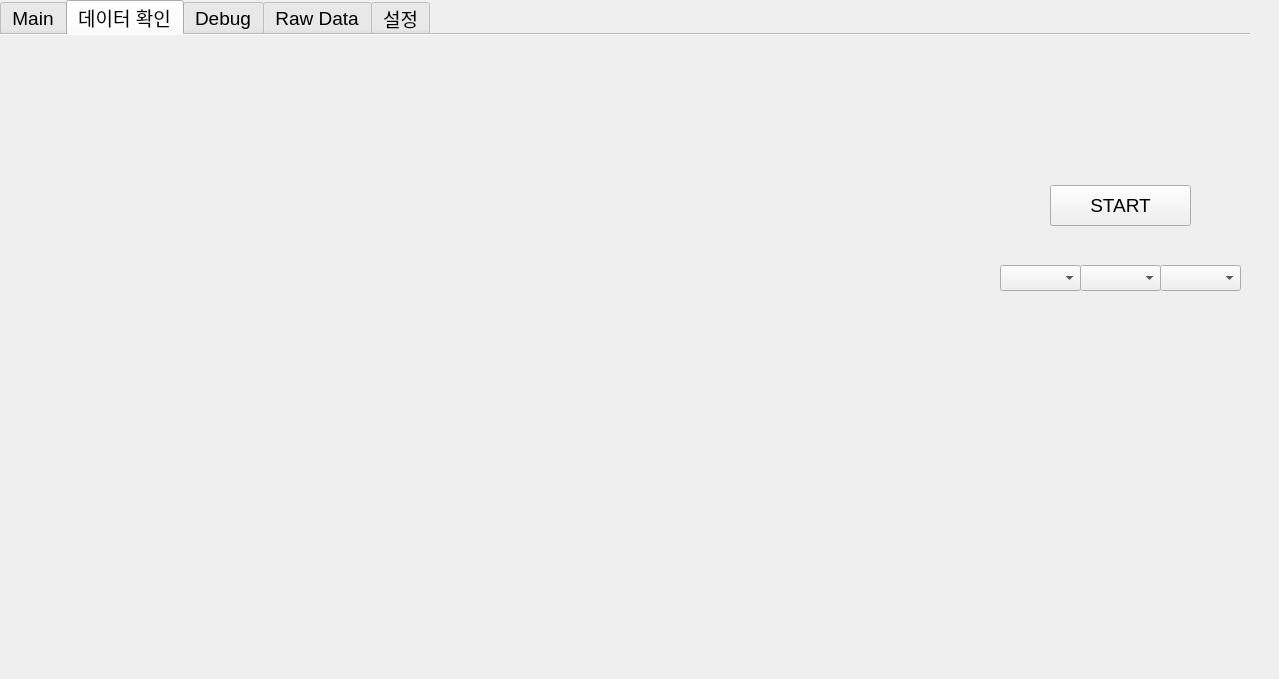
<?xml version="1.0" encoding="UTF-8"?>
<ui version="4.0">
 <class>Dialog</class>
 <widget class="QDialog" name="Dialog">
  <property name="geometry">
   <rect>
    <x>0</x>
    <y>0</y>
    <width>1279</width>
    <height>679</height>
   </rect>
  </property>
  <property name="windowTitle">
   <string>Temerature</string>
  </property>
  <widget class="QTabWidget" name="tabWidget">
   <property name="enabled">
    <bool>true</bool>
   </property>
   <property name="geometry">
    <rect>
     <x>0</x>
     <y>0</y>
     <width>1250</width>
     <height>650</height>
    </rect>
   </property>
   <property name="sizePolicy">
    <sizepolicy hsizetype="Fixed" vsizetype="Fixed">
     <horstretch>0</horstretch>
     <verstretch>0</verstretch>
    </sizepolicy>
   </property>
   <property name="maximumSize">
    <size>
     <width>16777213</width>
     <height>16777215</height>
    </size>
   </property>
   <property name="font">
    <font>
     <family>Arial</family>
     <pointsize>14</pointsize>
     <weight>50</weight>
     <italic>false</italic>
     <bold>false</bold>
     <underline>false</underline>
     <strikeout>false</strikeout>
     <stylestrategy>PreferDefault</stylestrategy>
     <kerning>true</kerning>
    </font>
   </property>
   <property name="focusPolicy">
    <enum>Qt::TabFocus</enum>
   </property>
   <property name="contextMenuPolicy">
    <enum>Qt::ActionsContextMenu</enum>
   </property>
   <property name="acceptDrops">
    <bool>false</bool>
   </property>
   <property name="layoutDirection">
    <enum>Qt::LeftToRight</enum>
   </property>
   <property name="autoFillBackground">
    <bool>true</bool>
   </property>
   <property name="inputMethodHints">
    <set>Qt::ImhHiddenText</set>
   </property>
   <property name="tabPosition">
    <enum>QTabWidget::North</enum>
   </property>
   <property name="tabShape">
    <enum>QTabWidget::Rounded</enum>
   </property>
   <property name="currentIndex">
    <number>1</number>
   </property>
   <property name="iconSize">
    <size>
     <width>100</width>
     <height>50</height>
    </size>
   </property>
   <property name="usesScrollButtons">
    <bool>false</bool>
   </property>
   <property name="documentMode">
    <bool>true</bool>
   </property>
   <property name="tabsClosable">
    <bool>false</bool>
   </property>
   <property name="movable">
    <bool>false</bool>
   </property>
   <property name="tabBarAutoHide">
    <bool>false</bool>
   </property>
   <widget class="QWidget" name="Main">
    <property name="enabled">
     <bool>true</bool>
    </property>
    <property name="sizePolicy">
     <sizepolicy hsizetype="Fixed" vsizetype="Fixed">
      <horstretch>0</horstretch>
      <verstretch>0</verstretch>
     </sizepolicy>
    </property>
    <property name="font">
     <font>
      <family>.AppleSystemUIFont</family>
      <pointsize>20</pointsize>
      <weight>50</weight>
      <italic>false</italic>
      <bold>false</bold>
      <underline>false</underline>
      <strikeout>false</strikeout>
      <stylestrategy>PreferDefault</stylestrategy>
      <kerning>true</kerning>
     </font>
    </property>
    <attribute name="icon">
     <iconset>
      <normaloff>icon/main_off.png</normaloff>
      <normalon>icon/main_on.png</normalon>icon/main_off.png</iconset>
    </attribute>
    <attribute name="title">
     <string>Main</string>
    </attribute>
    <widget class="QLabel" name="label_195">
     <property name="geometry">
      <rect>
       <x>1000</x>
       <y>30</y>
       <width>231</width>
       <height>61</height>
      </rect>
     </property>
     <property name="font">
      <font>
       <family>Arial</family>
       <pointsize>16</pointsize>
       <weight>75</weight>
       <bold>true</bold>
      </font>
     </property>
     <property name="frameShape">
      <enum>QFrame::Box</enum>
     </property>
     <property name="text">
      <string>Temperature</string>
     </property>
     <property name="alignment">
      <set>Qt::AlignCenter</set>
     </property>
     <property name="wordWrap">
      <bool>true</bool>
     </property>
    </widget>
    <widget class="GraphicsLayoutWidget" name="graphWidget_2" native="true">
     <property name="geometry">
      <rect>
       <x>20</x>
       <y>330</y>
       <width>961</width>
       <height>261</height>
      </rect>
     </property>
    </widget>
    <widget class="QFrame" name="frame_Temp">
     <property name="geometry">
      <rect>
       <x>990</x>
       <y>110</y>
       <width>251</width>
       <height>131</height>
      </rect>
     </property>
     <property name="frameShape">
      <enum>QFrame::Box</enum>
     </property>
     <property name="frameShadow">
      <enum>QFrame::Raised</enum>
     </property>
     <property name="lineWidth">
      <number>0</number>
     </property>
     <widget class="QFrame" name="frame_CH1">
      <property name="geometry">
       <rect>
        <x>10</x>
        <y>40</y>
        <width>231</width>
        <height>81</height>
       </rect>
      </property>
      <property name="frameShape">
       <enum>QFrame::Box</enum>
      </property>
      <property name="frameShadow">
       <enum>QFrame::Raised</enum>
      </property>
      <widget class="QFrame" name="frame_TANK">
       <property name="geometry">
        <rect>
         <x>0</x>
         <y>0</y>
         <width>231</width>
         <height>81</height>
        </rect>
       </property>
       <property name="frameShape">
        <enum>QFrame::Box</enum>
       </property>
       <property name="frameShadow">
        <enum>QFrame::Raised</enum>
       </property>
       <widget class="QFrame" name="frame_TANK_PV_CH1">
        <property name="geometry">
         <rect>
          <x>80</x>
          <y>0</y>
          <width>151</width>
          <height>41</height>
         </rect>
        </property>
        <property name="frameShape">
         <enum>QFrame::Box</enum>
        </property>
        <property name="frameShadow">
         <enum>QFrame::Raised</enum>
        </property>
        <widget class="QLCDNumber" name="lcdNum_TEMP">
         <property name="geometry">
          <rect>
           <x>0</x>
           <y>0</y>
           <width>101</width>
           <height>41</height>
          </rect>
         </property>
         <property name="font">
          <font>
           <family>Agency FB</family>
           <pointsize>14</pointsize>
          </font>
         </property>
         <property name="styleSheet">
          <string notr="true">background-color: rgb(0, 0, 0); color: rgb(255, 0, 0);</string>
         </property>
         <property name="digitCount">
          <number>5</number>
         </property>
         <property name="mode">
          <enum>QLCDNumber::Dec</enum>
         </property>
         <property name="segmentStyle">
          <enum>QLCDNumber::Flat</enum>
         </property>
         <property name="value" stdset="0">
          <double>0.000000000000000</double>
         </property>
         <property name="intValue" stdset="0">
          <number>0</number>
         </property>
        </widget>
        <widget class="QLabel" name="label_44">
         <property name="geometry">
          <rect>
           <x>100</x>
           <y>0</y>
           <width>51</width>
           <height>41</height>
          </rect>
         </property>
         <property name="font">
          <font>
           <family>.AppleSystemUIFont</family>
           <pointsize>20</pointsize>
          </font>
         </property>
         <property name="styleSheet">
          <string notr="true">background-color: rgb(0, 0, 0); color: rgb(255, 255, 255);</string>
         </property>
         <property name="text">
          <string>°C</string>
         </property>
         <property name="alignment">
          <set>Qt::AlignCenter</set>
         </property>
        </widget>
       </widget>
       <widget class="QFrame" name="frame_TANK_SV_CH1">
        <property name="geometry">
         <rect>
          <x>80</x>
          <y>40</y>
          <width>151</width>
          <height>41</height>
         </rect>
        </property>
        <property name="frameShape">
         <enum>QFrame::Box</enum>
        </property>
        <property name="frameShadow">
         <enum>QFrame::Raised</enum>
        </property>
        <widget class="QLCDNumber" name="lcdNum_HUMI">
         <property name="geometry">
          <rect>
           <x>0</x>
           <y>0</y>
           <width>101</width>
           <height>41</height>
          </rect>
         </property>
         <property name="font">
          <font>
           <family>Agency FB</family>
           <pointsize>14</pointsize>
           <weight>75</weight>
           <bold>true</bold>
          </font>
         </property>
         <property name="styleSheet">
          <string notr="true">background-color: rgb(0, 0, 0); color: rgb(0, 255, 0);</string>
         </property>
         <property name="digitCount">
          <number>5</number>
         </property>
         <property name="segmentStyle">
          <enum>QLCDNumber::Flat</enum>
         </property>
         <property name="value" stdset="0">
          <double>0.000000000000000</double>
         </property>
         <property name="intValue" stdset="0">
          <number>0</number>
         </property>
        </widget>
        <widget class="QLabel" name="label_35">
         <property name="geometry">
          <rect>
           <x>100</x>
           <y>0</y>
           <width>51</width>
           <height>41</height>
          </rect>
         </property>
         <property name="font">
          <font>
           <family>.AppleSystemUIFont</family>
           <pointsize>20</pointsize>
          </font>
         </property>
         <property name="styleSheet">
          <string notr="true">background-color: rgb(0, 0, 0); color: rgb(255, 255, 255);</string>
         </property>
         <property name="text">
          <string>%</string>
         </property>
         <property name="alignment">
          <set>Qt::AlignCenter</set>
         </property>
        </widget>
       </widget>
       <widget class="QLabel" name="label_48">
        <property name="geometry">
         <rect>
          <x>0</x>
          <y>0</y>
          <width>81</width>
          <height>41</height>
         </rect>
        </property>
        <property name="styleSheet">
         <string notr="true">background-color: rgb(171, 171, 171);</string>
        </property>
        <property name="text">
         <string>Temperature</string>
        </property>
        <property name="alignment">
         <set>Qt::AlignCenter</set>
        </property>
       </widget>
       <widget class="QLabel" name="label_50">
        <property name="geometry">
         <rect>
          <x>0</x>
          <y>40</y>
          <width>81</width>
          <height>41</height>
         </rect>
        </property>
        <property name="styleSheet">
         <string notr="true">background-color: rgb(171, 171, 171);</string>
        </property>
        <property name="text">
         <string>Humidity</string>
        </property>
        <property name="alignment">
         <set>Qt::AlignCenter</set>
        </property>
       </widget>
      </widget>
     </widget>
     <widget class="QLabel" name="label_75">
      <property name="geometry">
       <rect>
        <x>10</x>
        <y>10</y>
        <width>281</width>
        <height>21</height>
       </rect>
      </property>
      <property name="font">
       <font>
        <family>Arial</family>
        <pointsize>16</pointsize>
       </font>
      </property>
      <property name="text">
       <string/>
      </property>
     </widget>
    </widget>
    <widget class="QPushButton" name="btn_close">
     <property name="geometry">
      <rect>
       <x>1060</x>
       <y>380</y>
       <width>141</width>
       <height>41</height>
      </rect>
     </property>
     <property name="text">
      <string>CLOSE</string>
     </property>
    </widget>
    <widget class="GraphicsLayoutWidget" name="graphWidget" native="true">
     <property name="geometry">
      <rect>
       <x>20</x>
       <y>30</y>
       <width>961</width>
       <height>281</height>
      </rect>
     </property>
    </widget>
    <widget class="QPushButton" name="btn_stop">
     <property name="geometry">
      <rect>
       <x>1060</x>
       <y>320</y>
       <width>141</width>
       <height>41</height>
      </rect>
     </property>
     <property name="text">
      <string>STOP</string>
     </property>
    </widget>
    <widget class="QPushButton" name="btn_start">
     <property name="geometry">
      <rect>
       <x>1060</x>
       <y>260</y>
       <width>141</width>
       <height>41</height>
      </rect>
     </property>
     <property name="text">
      <string>START</string>
     </property>
    </widget>
   </widget>
   <widget class="QWidget" name="checkData">
    <attribute name="icon">
     <iconset>
      <normalon>icon/graph.png</normalon>
     </iconset>
    </attribute>
    <attribute name="title">
     <string>데이터 확인</string>
    </attribute>
    <widget class="GraphicsLayoutWidget" name="graphWidget_4" native="true">
     <property name="geometry">
      <rect>
       <x>20</x>
       <y>30</y>
       <width>961</width>
       <height>281</height>
      </rect>
     </property>
    </widget>
    <widget class="GraphicsLayoutWidget" name="graphWidget_5" native="true">
     <property name="geometry">
      <rect>
       <x>20</x>
       <y>330</y>
       <width>961</width>
       <height>261</height>
      </rect>
     </property>
    </widget>
    <widget class="QPushButton" name="btn_check_data">
     <property name="geometry">
      <rect>
       <x>1050</x>
       <y>150</y>
       <width>141</width>
       <height>41</height>
      </rect>
     </property>
     <property name="text">
      <string>START</string>
     </property>
    </widget>
    <widget class="QComboBox" name="comboBox_year">
     <property name="geometry">
      <rect>
       <x>1000</x>
       <y>230</y>
       <width>81</width>
       <height>26</height>
      </rect>
     </property>
    </widget>
    <widget class="QComboBox" name="comboBox_month">
     <property name="geometry">
      <rect>
       <x>1080</x>
       <y>230</y>
       <width>81</width>
       <height>26</height>
      </rect>
     </property>
    </widget>
    <widget class="QComboBox" name="comboBox_day">
     <property name="geometry">
      <rect>
       <x>1160</x>
       <y>230</y>
       <width>81</width>
       <height>26</height>
      </rect>
     </property>
    </widget>
   </widget>
   <widget class="QWidget" name="debug">
    <attribute name="icon">
     <iconset>
      <normaloff>icon/engineer_on.png</normaloff>icon/engineer_on.png</iconset>
    </attribute>
    <attribute name="title">
     <string>Debug</string>
    </attribute>
    <widget class="GraphicsLayoutWidget" name="graphWidget_3" native="true">
     <property name="geometry">
      <rect>
       <x>20</x>
       <y>20</y>
       <width>1101</width>
       <height>541</height>
      </rect>
     </property>
    </widget>
   </widget>
   <widget class="QWidget" name="rawData">
    <attribute name="icon">
     <iconset>
      <normaloff>icon/alarm_list_off.png</normaloff>
      <normalon>icon/alarm_list_on.png</normalon>icon/alarm_list_off.png</iconset>
    </attribute>
    <attribute name="title">
     <string>Raw Data</string>
    </attribute>
    <widget class="QTextEdit" name="textEdit_log">
     <property name="geometry">
      <rect>
       <x>20</x>
       <y>10</y>
       <width>701</width>
       <height>551</height>
      </rect>
     </property>
    </widget>
   </widget>
   <widget class="QWidget" name="settings">
    <attribute name="icon">
     <iconset>
      <normaloff>icon/parameter_on.png</normaloff>icon/parameter_on.png</iconset>
    </attribute>
    <attribute name="title">
     <string>설정</string>
    </attribute>
    <widget class="QFrame" name="frame">
     <property name="geometry">
      <rect>
       <x>70</x>
       <y>30</y>
       <width>491</width>
       <height>511</height>
      </rect>
     </property>
     <property name="frameShape">
      <enum>QFrame::StyledPanel</enum>
     </property>
     <property name="frameShadow">
      <enum>QFrame::Raised</enum>
     </property>
     <widget class="QLabel" name="label_375">
      <property name="geometry">
       <rect>
        <x>10</x>
        <y>10</y>
        <width>281</width>
        <height>21</height>
       </rect>
      </property>
      <property name="font">
       <font>
        <family>Arial</family>
        <pointsize>14</pointsize>
       </font>
      </property>
      <property name="text">
       <string>Model: Keysight 34461A</string>
      </property>
     </widget>
     <widget class="Line" name="line_36">
      <property name="geometry">
       <rect>
        <x>10</x>
        <y>30</y>
        <width>470</width>
        <height>16</height>
       </rect>
      </property>
      <property name="orientation">
       <enum>Qt::Horizontal</enum>
      </property>
     </widget>
     <widget class="QFrame" name="ch1_chamber_setting_15">
      <property name="geometry">
       <rect>
        <x>0</x>
        <y>450</y>
        <width>461</width>
        <height>61</height>
       </rect>
      </property>
      <property name="frameShape">
       <enum>QFrame::NoFrame</enum>
      </property>
      <property name="frameShadow">
       <enum>QFrame::Raised</enum>
      </property>
     </widget>
     <widget class="QFrame" name="ch1_chamber_setting_10">
      <property name="geometry">
       <rect>
        <x>0</x>
        <y>50</y>
        <width>461</width>
        <height>61</height>
       </rect>
      </property>
      <property name="frameShape">
       <enum>QFrame::NoFrame</enum>
      </property>
      <property name="frameShadow">
       <enum>QFrame::Raised</enum>
      </property>
      <widget class="QLabel" name="label_373">
       <property name="geometry">
        <rect>
         <x>30</x>
         <y>0</y>
         <width>101</width>
         <height>50</height>
        </rect>
       </property>
       <property name="font">
        <font>
         <family>Arial</family>
         <pointsize>20</pointsize>
        </font>
       </property>
       <property name="styleSheet">
        <string notr="true"/>
       </property>
       <property name="text">
        <string>MODE:</string>
       </property>
       <property name="indent">
        <number>5</number>
       </property>
      </widget>
      <widget class="QLabel" name="label_mode">
       <property name="geometry">
        <rect>
         <x>250</x>
         <y>10</y>
         <width>151</width>
         <height>40</height>
        </rect>
       </property>
       <property name="font">
        <font>
         <family>Arial</family>
         <pointsize>20</pointsize>
        </font>
       </property>
       <property name="styleSheet">
        <string notr="true"/>
       </property>
       <property name="text">
        <string>Temperature</string>
       </property>
       <property name="alignment">
        <set>Qt::AlignCenter</set>
       </property>
       <property name="indent">
        <number>10</number>
       </property>
      </widget>
     </widget>
     <widget class="QFrame" name="ch1_chamber_setting_8">
      <property name="geometry">
       <rect>
        <x>0</x>
        <y>100</y>
        <width>461</width>
        <height>61</height>
       </rect>
      </property>
      <property name="frameShape">
       <enum>QFrame::NoFrame</enum>
      </property>
      <property name="frameShadow">
       <enum>QFrame::Raised</enum>
      </property>
      <widget class="QLabel" name="label_379">
       <property name="geometry">
        <rect>
         <x>30</x>
         <y>0</y>
         <width>101</width>
         <height>50</height>
        </rect>
       </property>
       <property name="font">
        <font>
         <family>Arial</family>
         <pointsize>20</pointsize>
        </font>
       </property>
       <property name="styleSheet">
        <string notr="true"/>
       </property>
       <property name="text">
        <string>Temp_REF:</string>
       </property>
       <property name="indent">
        <number>5</number>
       </property>
      </widget>
      <widget class="QLCDNumber" name="lcdNum_r_ref">
       <property name="geometry">
        <rect>
         <x>280</x>
         <y>10</y>
         <width>81</width>
         <height>40</height>
        </rect>
       </property>
       <property name="styleSheet">
        <string notr="true"/>
       </property>
       <property name="frameShadow">
        <enum>QFrame::Plain</enum>
       </property>
       <property name="digitCount">
        <number>4</number>
       </property>
       <property name="mode">
        <enum>QLCDNumber::Dec</enum>
       </property>
       <property name="segmentStyle">
        <enum>QLCDNumber::Flat</enum>
       </property>
       <property name="value" stdset="0">
        <double>0.000000000000000</double>
       </property>
       <property name="intValue" stdset="0">
        <number>0</number>
       </property>
      </widget>
      <widget class="QLabel" name="label_197">
       <property name="geometry">
        <rect>
         <x>390</x>
         <y>10</y>
         <width>60</width>
         <height>40</height>
        </rect>
       </property>
       <property name="font">
        <font>
         <family>Arial</family>
         <pointsize>20</pointsize>
        </font>
       </property>
       <property name="styleSheet">
        <string notr="true"/>
       </property>
       <property name="text">
        <string>°C</string>
       </property>
       <property name="alignment">
        <set>Qt::AlignCenter</set>
       </property>
       <property name="indent">
        <number>10</number>
       </property>
      </widget>
     </widget>
     <widget class="QFrame" name="ch1_chamber_setting_9">
      <property name="geometry">
       <rect>
        <x>0</x>
        <y>170</y>
        <width>461</width>
        <height>61</height>
       </rect>
      </property>
      <property name="frameShape">
       <enum>QFrame::NoFrame</enum>
      </property>
      <property name="frameShadow">
       <enum>QFrame::Raised</enum>
      </property>
      <widget class="QLabel" name="label_383">
       <property name="geometry">
        <rect>
         <x>30</x>
         <y>0</y>
         <width>101</width>
         <height>50</height>
        </rect>
       </property>
       <property name="font">
        <font>
         <family>Arial</family>
         <pointsize>20</pointsize>
        </font>
       </property>
       <property name="styleSheet">
        <string notr="true"/>
       </property>
       <property name="text">
        <string>Humi_REF</string>
       </property>
       <property name="indent">
        <number>5</number>
       </property>
      </widget>
      <widget class="QLCDNumber" name="lcdNum_p_r_ref">
       <property name="geometry">
        <rect>
         <x>280</x>
         <y>10</y>
         <width>81</width>
         <height>40</height>
        </rect>
       </property>
       <property name="styleSheet">
        <string notr="true"/>
       </property>
       <property name="frameShadow">
        <enum>QFrame::Plain</enum>
       </property>
       <property name="digitCount">
        <number>4</number>
       </property>
       <property name="mode">
        <enum>QLCDNumber::Dec</enum>
       </property>
       <property name="segmentStyle">
        <enum>QLCDNumber::Flat</enum>
       </property>
       <property name="value" stdset="0">
        <double>0.000000000000000</double>
       </property>
       <property name="intValue" stdset="0">
        <number>0</number>
       </property>
      </widget>
      <widget class="QLabel" name="label_201">
       <property name="geometry">
        <rect>
         <x>390</x>
         <y>10</y>
         <width>60</width>
         <height>40</height>
        </rect>
       </property>
       <property name="font">
        <font>
         <family>Arial</family>
         <pointsize>20</pointsize>
        </font>
       </property>
       <property name="styleSheet">
        <string notr="true"/>
       </property>
       <property name="text">
        <string>%</string>
       </property>
       <property name="alignment">
        <set>Qt::AlignCenter</set>
       </property>
       <property name="indent">
        <number>10</number>
       </property>
      </widget>
     </widget>
     <widget class="QFrame" name="ch1_chamber_setting_13">
      <property name="geometry">
       <rect>
        <x>0</x>
        <y>310</y>
        <width>461</width>
        <height>61</height>
       </rect>
      </property>
      <property name="frameShape">
       <enum>QFrame::NoFrame</enum>
      </property>
      <property name="frameShadow">
       <enum>QFrame::Raised</enum>
      </property>
      <widget class="QLabel" name="label_381">
       <property name="geometry">
        <rect>
         <x>30</x>
         <y>0</y>
         <width>101</width>
         <height>50</height>
        </rect>
       </property>
       <property name="font">
        <font>
         <family>Arial</family>
         <pointsize>20</pointsize>
        </font>
       </property>
       <property name="styleSheet">
        <string notr="true"/>
       </property>
       <property name="text">
        <string>2차 알람값:</string>
       </property>
       <property name="indent">
        <number>5</number>
       </property>
      </widget>
      <widget class="QLCDNumber" name="lcdNum_error_limit">
       <property name="geometry">
        <rect>
         <x>280</x>
         <y>10</y>
         <width>81</width>
         <height>40</height>
        </rect>
       </property>
       <property name="styleSheet">
        <string notr="true"/>
       </property>
       <property name="frameShadow">
        <enum>QFrame::Plain</enum>
       </property>
       <property name="digitCount">
        <number>4</number>
       </property>
       <property name="mode">
        <enum>QLCDNumber::Dec</enum>
       </property>
       <property name="segmentStyle">
        <enum>QLCDNumber::Flat</enum>
       </property>
       <property name="value" stdset="0">
        <double>12.000000000000000</double>
       </property>
       <property name="intValue" stdset="0">
        <number>12</number>
       </property>
      </widget>
      <widget class="QLabel" name="label_212">
       <property name="geometry">
        <rect>
         <x>390</x>
         <y>10</y>
         <width>60</width>
         <height>40</height>
        </rect>
       </property>
       <property name="font">
        <font>
         <family>Arial</family>
         <pointsize>20</pointsize>
        </font>
       </property>
       <property name="styleSheet">
        <string notr="true"/>
       </property>
       <property name="text">
        <string>%</string>
       </property>
       <property name="alignment">
        <set>Qt::AlignCenter</set>
       </property>
       <property name="indent">
        <number>10</number>
       </property>
      </widget>
     </widget>
     <widget class="QFrame" name="ch1_chamber_setting_12">
      <property name="geometry">
       <rect>
        <x>0</x>
        <y>240</y>
        <width>461</width>
        <height>61</height>
       </rect>
      </property>
      <property name="frameShape">
       <enum>QFrame::NoFrame</enum>
      </property>
      <property name="frameShadow">
       <enum>QFrame::Raised</enum>
      </property>
      <widget class="QLabel" name="label_380">
       <property name="geometry">
        <rect>
         <x>30</x>
         <y>0</y>
         <width>101</width>
         <height>50</height>
        </rect>
       </property>
       <property name="font">
        <font>
         <family>Arial</family>
         <pointsize>20</pointsize>
        </font>
       </property>
       <property name="styleSheet">
        <string notr="true"/>
       </property>
       <property name="text">
        <string>1차 알람값:</string>
       </property>
       <property name="indent">
        <number>5</number>
       </property>
      </widget>
      <widget class="QLCDNumber" name="lcdNum_error_ref">
       <property name="geometry">
        <rect>
         <x>280</x>
         <y>10</y>
         <width>81</width>
         <height>40</height>
        </rect>
       </property>
       <property name="styleSheet">
        <string notr="true"/>
       </property>
       <property name="frameShadow">
        <enum>QFrame::Plain</enum>
       </property>
       <property name="digitCount">
        <number>4</number>
       </property>
       <property name="mode">
        <enum>QLCDNumber::Dec</enum>
       </property>
       <property name="segmentStyle">
        <enum>QLCDNumber::Flat</enum>
       </property>
       <property name="value" stdset="0">
        <double>5.000000000000000</double>
       </property>
       <property name="intValue" stdset="0">
        <number>5</number>
       </property>
      </widget>
      <widget class="QLabel" name="label_211">
       <property name="geometry">
        <rect>
         <x>390</x>
         <y>10</y>
         <width>60</width>
         <height>40</height>
        </rect>
       </property>
       <property name="font">
        <font>
         <family>Arial</family>
         <pointsize>20</pointsize>
        </font>
       </property>
       <property name="styleSheet">
        <string notr="true"/>
       </property>
       <property name="text">
        <string>%</string>
       </property>
       <property name="alignment">
        <set>Qt::AlignCenter</set>
       </property>
       <property name="indent">
        <number>10</number>
       </property>
      </widget>
     </widget>
     <widget class="QFrame" name="ch1_chamber_setting_14">
      <property name="geometry">
       <rect>
        <x>0</x>
        <y>380</y>
        <width>461</width>
        <height>61</height>
       </rect>
      </property>
      <property name="frameShape">
       <enum>QFrame::NoFrame</enum>
      </property>
      <property name="frameShadow">
       <enum>QFrame::Raised</enum>
      </property>
     </widget>
    </widget>
   </widget>
  </widget>
 </widget>
 <customwidgets>
  <customwidget>
   <class>GraphicsLayoutWidget</class>
   <extends>QWidget</extends>
   <header>pyqtgraph</header>
   <container>1</container>
  </customwidget>
 </customwidgets>
 <resources/>
 <connections/>
</ui>
